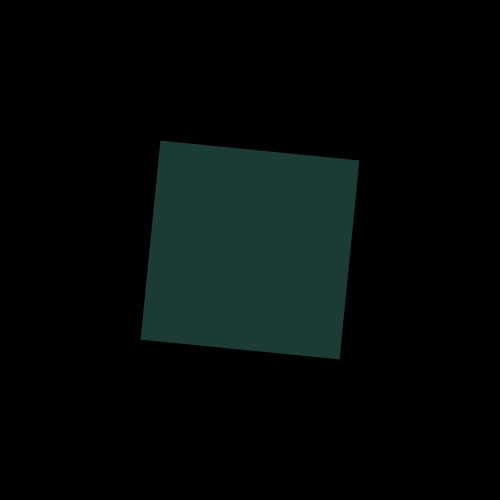
Frame 1 (no input)
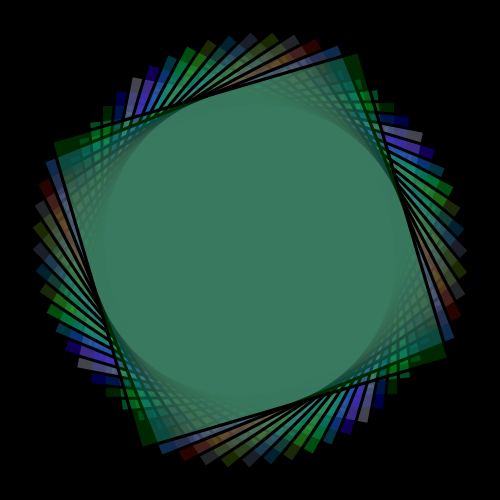
Frame 60 (the mouse pressed at the canvas centre just before this capture)
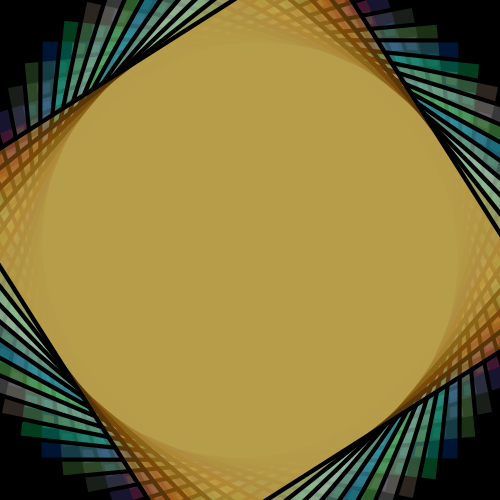
Frame 120 (the mouse held since frame 60 and released just before this capture)

The Processing sketch that drew these frames (run headless with seeded random() and noise(); from frame 60 on, the mouse is pressed at the canvas centre):

// Processing sketch: processing_130356
// ── processing_130356.pde

float rad = 0.0;
float s = 1.0;
float timer = 0.0;
float myscaleSpeed = 0.01;
float myscale = 1.0;

void setup()
{
  size(500,500);
  background(0);
  colorMode(HSB, 360,100,100);
  frameRate(30);
}

void draw()
{
  rad = rad + 0.1;
  s = s + 0.01;
  timer = timer+(1.0/30.0);
  println (timer);
  myscale = myscale + myscaleSpeed;
  
  if (timer >= 0.0 && timer <7.5)
  {
    pushMatrix();
    fill(random(255), random(200), random(50,100), random(50,100));
    
    translate(width/2, height/2);
    rotate(rad);
    scale(myscale*2);
    rectMode(CENTER);
    rect(0,0,100,100);
    popMatrix();
  }
  
  else if (timer >7.5 && timer <18.0)
  {
    myscale = myscale - myscaleSpeed*2;
    pushMatrix();
    translate(width/2, height/2);
    rotate(rad);
    scale(myscale*2);
    ellipse(0,0,100,100);
    fill(random(255), random(200,360), random(50,100), random(10,60));
    popMatrix();
  }
  
  else if(timer > 18.0 && timer < 30.0)
  {
    pushMatrix();
    translate(width/2, height/2);
    rotate(rad);
    scale(myscale);
    rect(0,0,100,100);
    rectMode(CENTER);
    popMatrix();
  }
  
  else if (timer> 30.0 &&  timer < 41.0)
  {
    pushMatrix();
    translate(width/2, height/2);
    rotate(rad);
    scale(myscale*2);
    triangle(0,0,100,100,50,50);
    popMatrix();
  }
  
  
}
